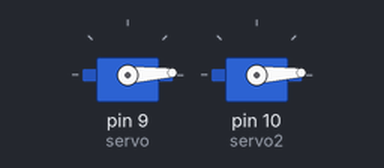
The sketch below on a simulated Arduino Uno, built with avr-gcc and run on an emulated ATmega328P. On the bench: 2 × servo.

Above: at 0.05 s.
At 0.9 s:
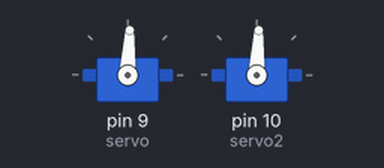
At 1.75 s:
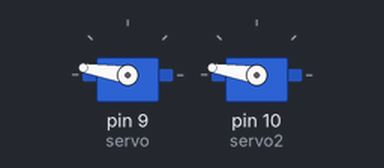
At 3.5 s:
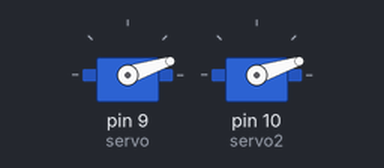
Timing chart, 0 to 8.4 s (numbered marks = the images above):
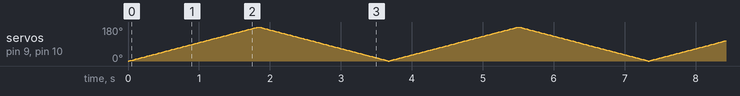

The sketch:

Servo.ino
```cpp
#include <Servo.h>

Servo servo;
Servo servo2;

int angle = 0;

void setup() {
  // put your setup code here, to run once:

  servo.attach(9);
  servo2.attach(10);
  servo.write(0);
}

void loop() {


for (angle = 0; angle <181; angle ++)
{
  servo.write(angle);
  servo2.write(angle);
  delay(10);
}

for (angle = 180; angle >0; angle--)
{
  servo.write(angle);
  servo2.write(angle);
  delay(10);
}

}
```
